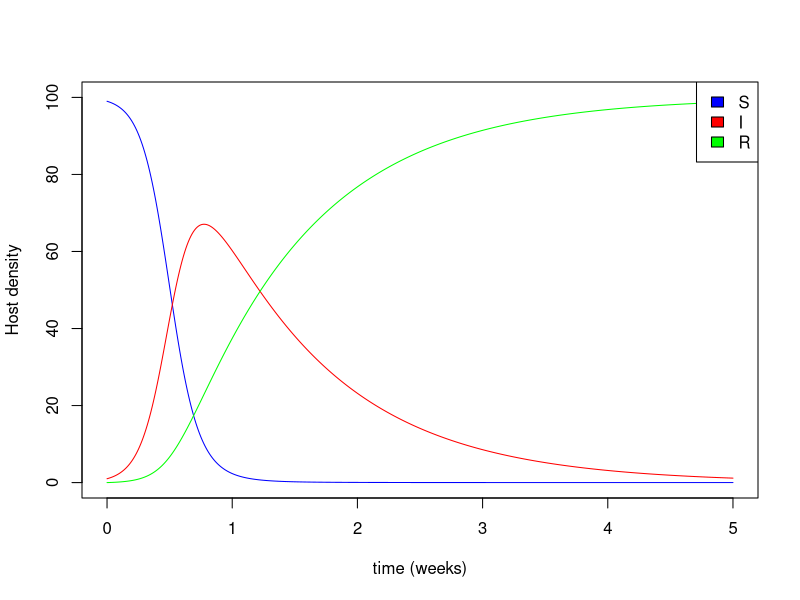
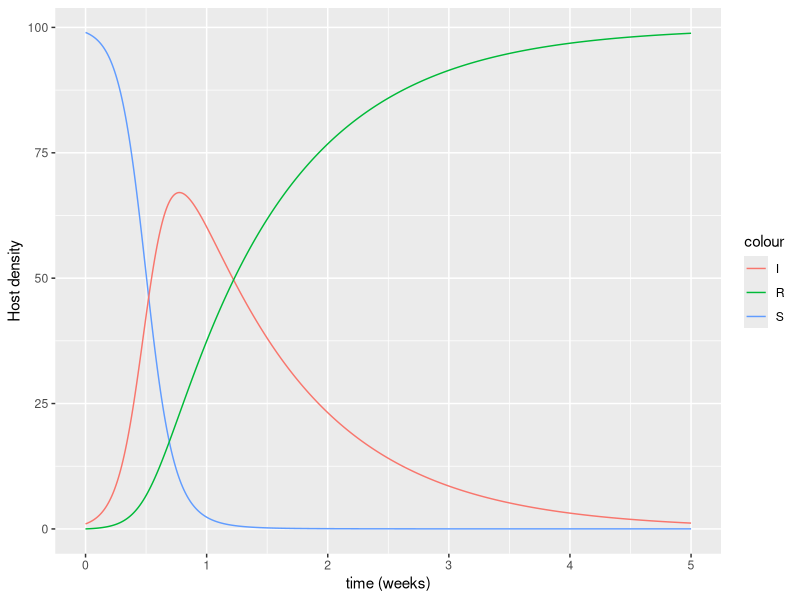
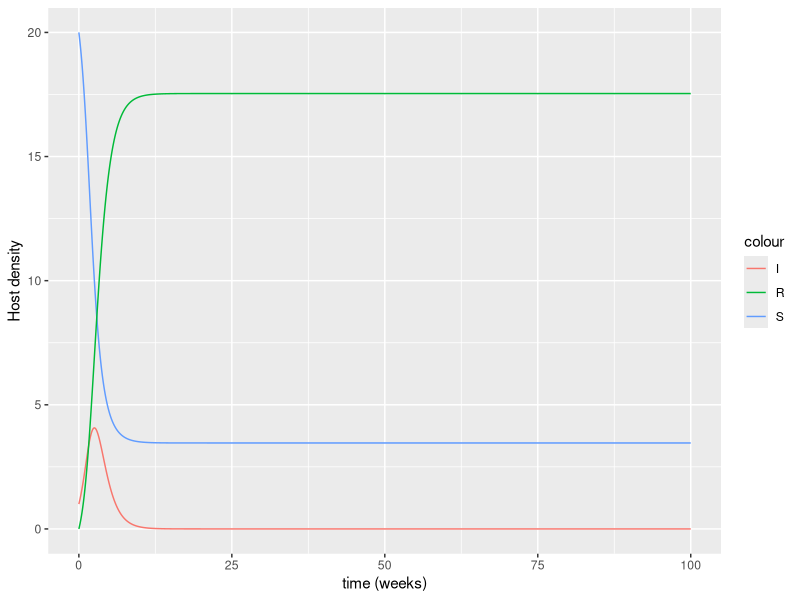
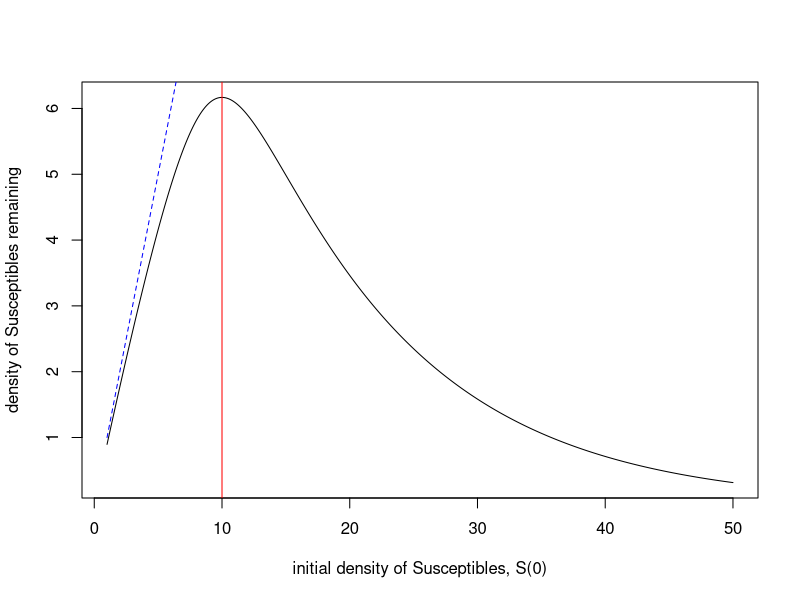
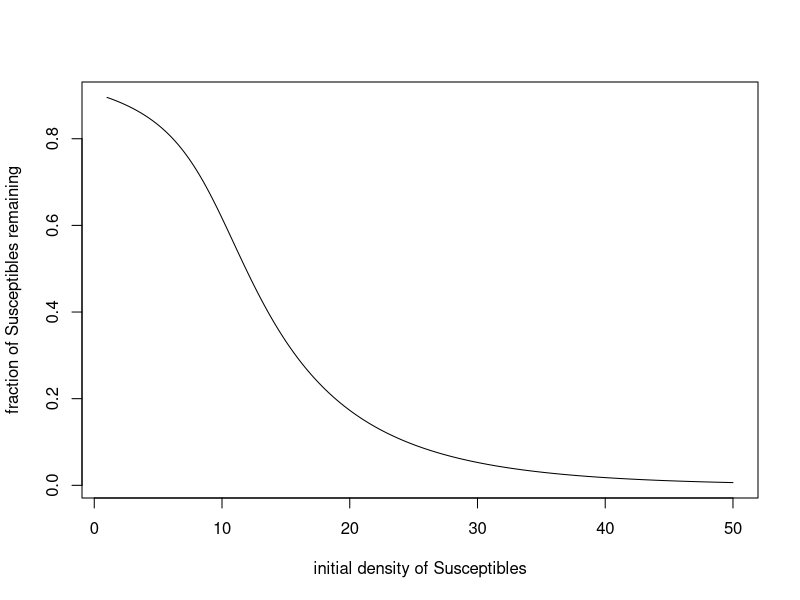
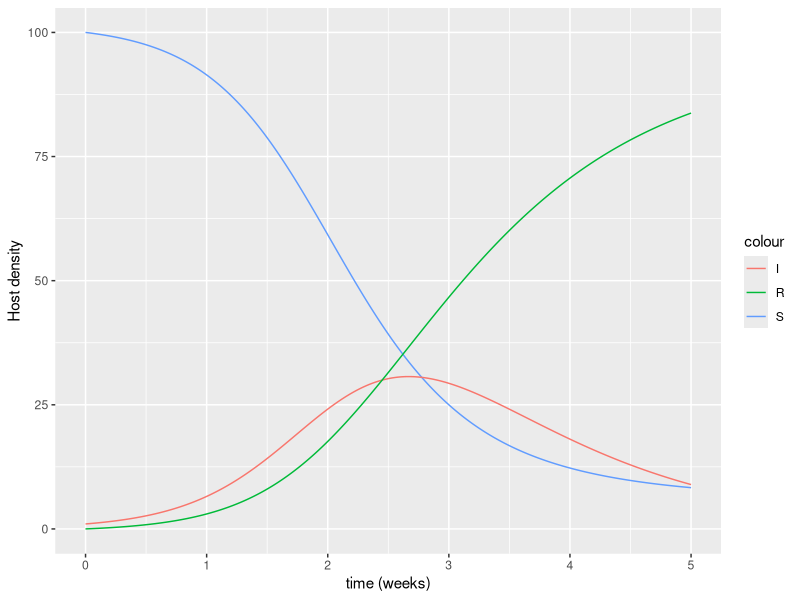
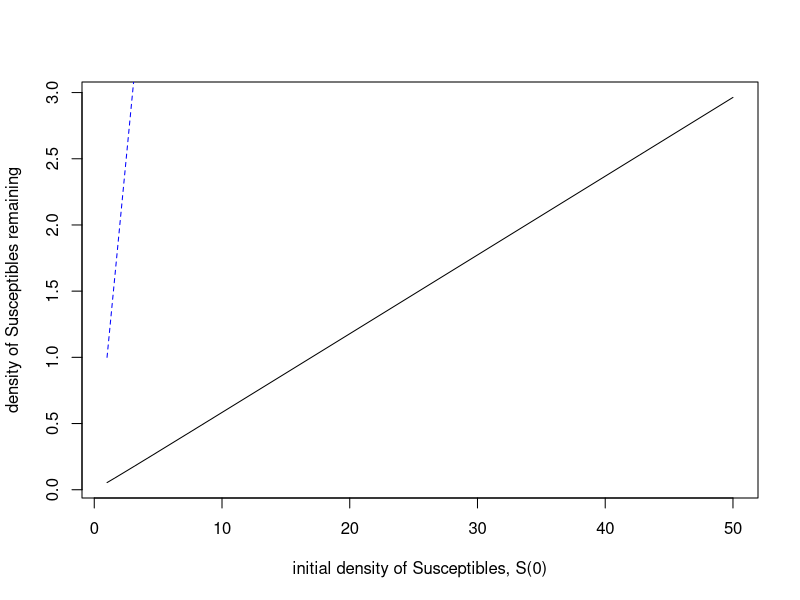
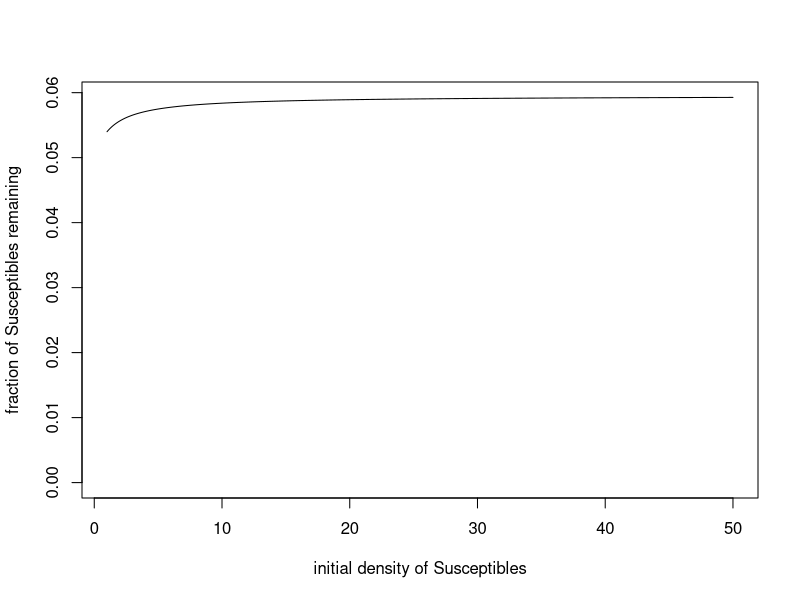

These charts were generated, in order, by the following R code:
## ---- chunk 1
x <- 2
## ---- chunk 2
x
## ---- chunk 3
x <- c(1,3,5,7)
x
## ---- chunk 4
x <- 1:10
x
## ---- chunk 5
seq(0, 1, 0.1)
## ---- chunk 6
rep(1:3, 2)
rep(1:3, c(2,2,2))
## ---- chunk 7
x<-c(1:10)
y<-c(1,2,1,8,3,2,4,3,1,2)
x+y
## ---- chunk 8
x<-c(1:10)
y<-2
x+y
## ---- chunk 9
x<-c(2,4,7,1)
y<-c(1,2,3,4)
x*y
## ---- chunk 10
x<-c(1:10)
y<-c(1,2)
x
y
x+y
x*y
## ---- chunk 11
a = c(TRUE, TRUE, FALSE, FALSE)
b = c(TRUE, FALSE, TRUE, FALSE)
a & b
## ---- chunk 12
length(a)
## ---- chunk 13
x[1]
x[2]
x[length(x)]
## ---- chunk 14
x[1:3]
## ---- chunk 15
a <- c(5, 7, 9, 8)
b <- a[-2]
b
## ---- chunk 16
x[x < 5]
## ---- chunk 17
x < 5
## ---- chunk 18
x<-c(1:10)
x
dim(x)
## ---- chunk 19
dim(x) <- c(1,10)
x
## ---- chunk 20
dim(x)
## ---- chunk 21
dim(x) <- c(2,5)
x
## ---- chunk 22
dim(x) <- c(5,2)
x
## ---- chunk 23
x <- array(1:20, dim=c(4,5))
x
## ---- chunk 24
x <- array(0, dim=c(3,10))
x
## ---- chunk 25
M <- matrix( 1:6, nrow=2 )
M
## ---- chunk 26
M <- matrix( 1:6, ncol=3 )
M
## ---- chunk 27
M <- matrix( 1:6, ncol=3, byrow=TRUE )
M
## ---- chunk 28
t(M)
## ---- chunk 29
A<-matrix(1:9,ncol=3)
A
## ---- chunk 30

B<-matrix(c(5,2,1,4,7,2,8,9,3),ncol=3)
B
## ---- chunk 31
A + B
## ---- chunk 32
A - B
## ---- chunk 33
A %*% B
## ---- chunk 34
A * B
## ---- chunk 35
a<-c(1,4,7,2)
b<-c(3,1,2,0)
a %*% b
## ---- chunk 36
I <- diag(5)
I
## ---- chunk 37
M<-c(2,1,1,2)
dim(M)<-c(2,2)
M
det(M)
## ---- chunk 38
Minv<-solve(M)
Minv
## ---- chunk 39
M %*% Minv
## ---- chunk 40
S<-c(1,2,2,4)
dim(S)<-c(2,2)
S
## ---- chunk 41
det(S)
## ---- chunk 42
M<-c(2,1,1,2)
dim(M)<-c(2,2)
eigen(M)
## ---- chunk 43
mean(1:8)
## ---- chunk 44
sum(c(4, 5, 2, 3))
## ---- chunk 45
fahr_to_kelvin <- function(temp) {
  # Convert Far. to Kelvin
  kelvin <- ((temp - 32) * (5 / 9)) + 273.15
  return(kelvin)
}
## ---- chunk 46
# Freezing point of water
fahr_to_kelvin(32)
## ---- chunk 47
# Boiling point of water
fahr_to_kelvin(212)
## ---- chunk 48
# install.packages("deSolve")
## ---- chunk 49
library("deSolve")
## ---- chunk 50
SIR.model <- function (t, x, params) {
  S = x[1]
  I = x[2]
  R = x[3]
  beta = params[1]
  gamma = params[2]
  
  dSdt = -beta*S*I
  dIdt = beta*S*I - gamma*I
  dRdt = gamma*I
  
 return(list(c(dSdt,dIdt,dRdt)))
}
## ---- chunk 51
current_time=5
current_state=c(1,2,3)
my_parameters=c(0.1,2)

SIR.model(current_time,current_state,my_parameters)
## ---- chunk 52
S0 = 99 # Initial number of susceptibles
I0 = 1 # Initial number of infecteds
R0 = 0 # Initial number of recovered

initial_values = c(S0,I0,R0)
## ---- chunk 53
beta = 0.1 # per host per week
gamma = 1 # per week

parameters = c(beta,gamma)
## ---- chunk 54

times = seq(0, 5, by=0.01)

## ---- chunk 55
results = lsoda(initial_values, times, SIR.model, parameters)

# Naming columns for easy identification
colnames(results) = c("time", "S", "I","R")
## ---- chunk 56
head(results)
## ---- chunk 57

# Plotting in base plot
plot(results[, "time"], results[, "S"], type="l", col="blue",  
     xlab="time (weeks)", ylab="Host density", ylim=c(0, S0 + 1))  
lines(results[, "time"], results[, "I"], type="l", col="red")  
lines(results[, "time"], results[, "R"], type="l", col="green")  
legend("topright", legend=c("S", "I", "R"), fill=c("blue", "red", "green"))
## ---- chunk 58
library(ggplot2)
# Plotting in ggplot
ggplot(data=NULL, aes(x=results[, "time"], y=results[, "S"], color="S")) + geom_line() +
    geom_line(data=NULL, aes(x=results[, "time"], y=results[, "I"], color="I")) + 
    geom_line(data=NULL, aes(x=results[, "time"], y=results[, "R"], color="R")) + 
  xlab("time (weeks)") + ylab("Host density")
## ---- chunk 59
# OPTIONAL CODE TO STORE OUTPUT AS A DATAFRAME
initial_values = c(S=S0,I=I0,R=R0)
results = as.data.frame(lsoda(initial_values, times, SIR.model, parameters))
## ---- chunk 60
#HIDE ME IF YOU DON'T WANT TO SEE THE ANSWER

# ALL OF THE CODE FOR THE DENSITY-DEPENDENT MODEL

SIR.model <- function (t, x, params) {
  S = x[1]
  I = x[2]
  R = x[3]
  beta = params[1]
  gamma = params[2]
  
  dSdt = -beta*S*I
  dIdt = beta*S*I - gamma*I
  dRdt = gamma*I
  
 return(list(c(dSdt,dIdt,dRdt)))
}

S0 = 20 # Initial number of susceptibles
I0 = 1 # Initial number of infecteds
R0 = 0 # Initial number of recovered
initial_values = c(S=S0,I=I0,R=R0)

beta = 0.1 # per host per week
gamma = 1 # per week
parameters = c(beta,gamma)

times = seq(0, 100, by=0.01)

results = lsoda(initial_values, times, SIR.model, parameters)
colnames(results) = c("time", "S", "I","R")

# Plotting in ggplot
ggplot(data=NULL, aes(x=results[, "time"], y=results[, "S"], color="S")) + geom_line() +
    geom_line(data=NULL, aes(x=results[, "time"], y=results[, "I"], color="I")) + 
    geom_line(data=NULL, aes(x=results[, "time"], y=results[, "R"], color="R")) + 
  xlab("time (weeks)") + ylab("Host density")
## ---- chunk 61
Tend = 100 # end time for simulations
times = seq(0, Tend, by=1)

beta = 0.1 # per host per week
gamma = 1 # per week
parameters = c(beta,gamma)

# start all simulations with 1 infected and 0 recoverds
I0 = 1 # Initial number of infecteds
R0 = 0 # Initial number of recovereds

S0_all<-seq(1,50,0.1)		# use a sequence of values for S0

# set up a vector to store host equilibrium values 
S_longterm = rep(0,length(S0_all))	
I_longterm = rep(0,length(S0_all))	
R_longterm = rep(0,length(S0_all))	
							
for (i in 1:length(S0_all)) {  # loop through all values of S0
	
    #specify the initial values of state-variables
    initial_values = c(S0_all[i],I0,R0)  

    results = lsoda(initial_values, times, SIR.model, parameters)  

    #save only the final values of the state variable  
    S_longterm[i] = results[Tend+1,2]
    I_longterm[i] = results[Tend+1,3]
    R_longterm[i] = results[Tend+1,4]
}

#plot the final vs. initial number of susceptibles
plot(S0_all, S_longterm, type = "l", xlab="initial density of Susceptibles, S(0)", ylab="density of Susceptibles remaining")
lines(S0_all, S0_all, type="l", lty=2, col="blue")
abline(v=gamma/beta,col="red")

## ---- chunk 62
frac_susceptible = S_longterm/S0_all

plot(S0_all, frac_susceptible, type = "l", xlab="initial density of Susceptibles", ylab="fraction of Susceptibles remaining")

## ---- chunk 63
# HIDE ME IF YOU DON'T WANT TO SEE THE ANSWER

# ALL OF THE CODE FOR THE FREQUENCY-DEPENDENT MODEL

#new function with frequency-dependent transmission rate
SIR.freqdep.model <- function (t, x, params) {
  S = x[1]
  I = x[2]
  R = x[3]
  beta = params[1]
  gamma = params[2]
  
  N=S+I+R
  dSdt = -beta*S*I/N
  dIdt = beta*S*I/N - gamma*I
  dRdt = gamma*I
  
 return(list(c(dSdt,dIdt,dRdt)))
}


S0 = 100 # Initial number of susceptibles
I0 = 1 # Initial number of infecteds
R0 = 0 # Initial number of recovered
initial_values = c(S=S0,I=I0,R=R0)
#
beta =  3 # per week
gamma = 1 # per week
parameters = c(beta,gamma)
#
times = seq(0, 5, by=0.01)
#
results.freqdep = as.data.frame(lsoda(initial_values, times, SIR.freqdep.model, parameters))
colnames(results) = c("time", "S", "I","R")
#
# Plotting in ggplot
ggplot(data=NULL, aes(x=results.freqdep[, "time"], y=results.freqdep[, "S"], color="S")) + geom_line() +
    geom_line(data=NULL, aes(x=results.freqdep[, "time"], y=results.freqdep[, "I"], color="I")) + 
    geom_line(data=NULL, aes(x=results.freqdep[, "time"], y=results.freqdep[, "R"], color="R")) + 
  xlab("time (weeks)") + ylab("Host density")

## ---- chunk 64
Tend = 500 # end time for simulations
times = seq(0, Tend, by=1)

beta = 3 # per week
gamma = 1 # per week
parameters = c(beta,gamma)

# start all simulations with 1 infected and 0 recoverds
I0 = 1 # Initial number of infecteds
R0 = 0 # Initial number of recovereds

S0_all = seq(1,50,0.1)		# use a sequence of values for S0

# set up a vector to store host equilibrium values 
S_longterm.freqdep = rep(0,length(S0_all))	
I_longterm.freqdep = rep(0,length(S0_all))	
R_longterm.freqdep = rep(0,length(S0_all))	
							
for (i in 1:length(S0_all)) {  # loop through all values of S0
	
    #specify the initial values of state-variables
    initial_values = c(S0_all[i],I0,R0)

    results.freqdep = lsoda(initial_values, times, SIR.freqdep.model, parameters)

    #save only the final values of the state variable  
    S_longterm.freqdep[i] = results.freqdep[Tend+1,2]
    I_longterm.freqdep[i] = results.freqdep[Tend+1,3]
    R_longterm.freqdep[i] = results.freqdep[Tend+1,4]
}

#plot the final vs. initial number of susceptibles
plot(S0_all, S_longterm.freqdep, type = "l", xlab="initial density of Susceptibles, S(0)", ylab="density of Susceptibles remaining")
lines(S0_all, S0_all, type="l", lty=2, col="blue")
## ---- chunk 65
frac_susceptible = S_longterm.freqdep/S0_all

plot(S0_all, frac_susceptible, type = "l", xlab="initial density of Susceptibles", ylab="fraction of Susceptibles remaining", ylim = c(0,max(frac_susceptible)))

## ---- chunk 66
#HIDE ME IF YOU DON'T WANT TO SEE THE ANSWER

# ALL OF THE CODE FOR THE DENSITY-DEPENDENT MODEL

SIR.model <- function (t, x, params) {
  S = x[1]
  I = x[2]
  R = x[3]
  beta = params[1]
  gamma = params[2]
  
  dSdt = -beta*S*I
  dIdt = beta*S*I - gamma*I
  dRdt = gamma*I
  
 return(list(c(dSdt,dIdt,dRdt)))
}

S0 = 20 # Initial number of susceptibles
I0 = 1 # Initial number of infecteds
R0 = 0 # Initial number of recovered
initial_values = c(S=S0,I=I0,R=R0)

beta = 0.1 # per host per week
gamma = 1 # per week
parameters = c(beta,gamma)

times = seq(0, 100, by=0.01)

results = lsoda(initial_values, times, SIR.model, parameters)
colnames(results) = c("time", "S", "I","R")

# Plotting in ggplot
ggplot(data=NULL, aes(x=results[, "time"], y=results[, "S"], color="S")) + geom_line() +
    geom_line(data=NULL, aes(x=results[, "time"], y=results[, "I"], color="I")) + 
    geom_line(data=NULL, aes(x=results[, "time"], y=results[, "R"], color="R")) + 
  xlab("time (weeks)") + ylab("Host density")
